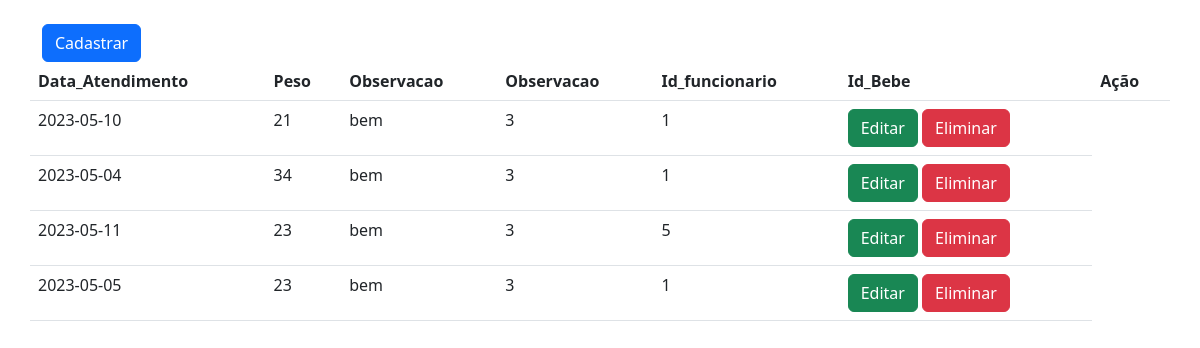
Page /atendimento/salvar.php on the committed database.
### tables this page shows
CREATE TABLE `atendimento` (
  `id` int(11) NOT NULL,
  `data_atendimento` date NOT NULL,
  `peso` int(11) NOT NULL,
  `observacao` varchar(32) NOT NULL,
  `id_funcionario` int(11) NOT NULL,
  `id_Bebe` int(11) NOT NULL
);

### atendimento/salvar.php (the view, shortened to what this page needs)
<html>
<head>
	<link rel="stylesheet" href="https://cdn.jsdelivr.net/npm/bootstrap@5.3.0-alpha3/dist/css/bootstrap.min.css">
</head>
<body>
	<?php require_once 'process.php' ?>
	<div class="container">
	<?php
		$mysqli=new mysqli('localhost', 'root','','gest_pessoas' ) or die(mysqli_error($mysqli));
		$result=$mysqli->query("SELECT * FROM atendimento") or die ($mysqli->error());
	?>
	<br>
		<a href="index.php" type="submit" class="btn btn-primary">Cadastrar</a>
	<div class="row justify-content-center">
		<table class="table">
			<thead>
				<tr  style="background-color: ffffff">
					<th>Data_Atendimento</th>
					<th>Peso</th>
					<th>Observacao</th>
					<th>Observacao</th>
                    <th>Id_funcionario</th>
					<th>Id_Bebe</th>
					<th colspan="2">Ação</th>
				</tr>
			</thead>
		<?php
			while ($row=$result->fetch_assoc()):?>
				<tr>
					<td><?php echo $row['data_atendimento']?></td>
					<td><?php echo $row['peso']?></td>
					<td><?php echo $row['observacao']?></td>
					<td><?php echo $row['id_funcionario']?></td>
					<td><?php echo $row['id_Bebe']?></td>
					<td>
						<a href="index.php?edit=<?php echo $row['id'];?>" class="btn btn-success">Editar</a>
						<a href="process.php?delete=<?php echo $row['id'];?>" class="btn btn-danger" onclick="return confirm('Tem a certeza que pretende eliminar este item?');">Eliminar</a>
					</td>
				</tr>
		<?php endwhile;?>
		</table>
	</div>
		</div>
</body>
</html>

### rows in the picture
atendimento: data_atendimento "2023-05-10", peso "21", observacao "bem", id_funcionario "3", id_Bebe "1"
atendimento: data_atendimento "2023-05-04", peso "34", observacao "bem", id_funcionario "3", id_Bebe "1"
atendimento: data_atendimento "2023-05-11", peso "23", observacao "bem", id_funcionario "3", id_Bebe "5"
atendimento: data_atendimento "2023-05-05", peso "23", observacao "bem", id_funcionario "3", id_Bebe "1"
